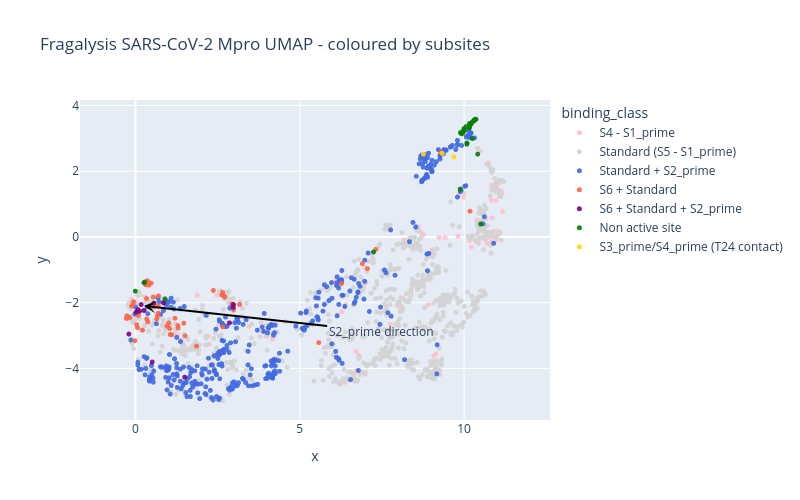

The cell this chart's notebook holds for it:
### Code cell
fig.add_annotation(
    x=end_umap[0][0],
    y=end_umap[0][1],
    ax=start_umap[0][0],
    ay=start_umap[0][1],
    xref="x", yref="y",
    axref="x", ayref="y",
    showarrow=True,
    arrowhead=3,
    arrowsize=1,
    arrowwidth=2,
    arrowcolor="black",
    text="S2_prime direction"
)

### Figure 1 — Plotly figure (JSON) as saved in the notebook; plotly's stock layout.template omitted (floating-point values rounded to 4 significant figures; data arrays with more than 128 entries replaced by an {"elided": "..."} marker saying what was removed)
{"data": [{"customdata": {"elided": "90x3 str values"}, "hovertemplate": "binding_class=S4 - S1_prime<br>x=%{x}<br>y=%{y}<br>pdb_id=%{customdata[0]}<br>subsites=%{customdata[1]}<br>smiles=%{customdata[2]}<extra></extra>", "legendgroup": "S4 - S1_prime", "marker": {"color": "pink", "opacity": 0.9, "size": 5, "symbol": "circle"}, "mode": "markers", "name": "S4 - S1_prime", "showlegend": true, "type": "scattergl", "x": [9.813, 9.832, 10.4, 10.83, 9.025, 9.236, 10.83, 10.47, 11.1, 10.92, 10.72, 10.98, 9.076, 10.7, 2.216, 10.67, 10.7, 10.97, 10.93, 3.976, 7.02, 10.85, 8.696, 9.98, 10.96, 10.49, 6.527, 6.993, 6.807, 10.86, 11.0, 1.873, 2.477, 0.2775, 0.3007, 8.606, 9.242, 2.25, 6.078, 5.779, 6.286, 7.639, 0.3682, 8.914, 11.08, 8.796, 6.781, 8.084, 8.138, 3.45, 10.46, 10.17, 8.112, 3.863, 7.97, 6.71, 6.624, -0.004671, -0.1279, 10.23, 10.31, 6.702, 7.691, 8.166, 0.8921, 8.389, 8.767, 11.09, 11.12, 4.169, 7.691, 9.147, 10.63, 10.29, 7.68, 11.14, 6.229, 10.25, 10.74, 7.754, 0.7469, 11.17, 10.48, 9.428, 6.299, 10.33, 10.35, 1.283, 10.94, 11.03], "xaxis": "x", "y": [0.02624, 1.283, 0.5065, 1.12, -0.3841, -0.02369, 1.568, 0.1728, 1.383, 1.472, -0.02112, 1.524, -3.623, -0.1857, -3.014, 0.005431, 0.004307, -0.08552, 0.01198, -3.019, -1.387, 0.5836, 0.1282, 1.207, 1.107, 0.4016, -4.359, -4.175, -3.601, 2.017, 1.434, -1.772, -1.773, -1.805, -1.447, 0.3062, -4.057, -3.263, -1.362, -1.55, -2.282, -2.084, -1.335, -2.062, 0.1172, -1.321, -1.734, -2.097, -1.865, -2.721, -0.08078, -0.1173, -2.243, -2.876, -2.093, -3.486, -2.963, -1.972, -1.892, -0.3044, 3.55, -4.077, 0.3166, -0.09261, -2.758, -1.588, 0.06805, 1.659, 1.407, -3.112, 0.3228, -3.555, -1.716, 3.516, 0.2603, 1.32, -4.489, 0.04544, 2.25, -2.66, -2.279, 0.7732, 2.612, -0.02252, -1.804, 3.586, -0.1201, -2.973, 1.452, 0.1749], "yaxis": "y"}, {"customdata": {"elided": "754x3 str values"}, "hovertemplate": "binding_class=Standard (S5 - S1_prime)<br>x=%{x}<br>y=%{y}<br>pdb_id=%{customdata[0]}<br>subsites=%{customdata[1]}<br>smiles=%{customdata[2]}<extra></extra>", "legendgroup": "Standard (S5 - S1_prime)", "marker": {"color": "lightgrey", "opacity": 0.9, "size": 5, "symbol": "circle"}, "mode": "markers", "name": "Standard (S5 - S1_prime)", "showlegend": true, "type": "scattergl", "x": {"elided": "754 float values"}, "xaxis": "x", "y": {"elided": "754 float values"}, "yaxis": "y"}, {"customdata": {"elided": "374x3 str values"}, "hovertemplate": "binding_class=Standard + S2_prime<br>x=%{x}<br>y=%{y}<br>pdb_id=%{customdata[0]}<br>subsites=%{customdata[1]}<br>smiles=%{customdata[2]}<extra></extra>", "legendgroup": "Standard + S2_prime", "marker": {"color": "royalblue", "opacity": 0.9, "size": 5, "symbol": "circle"}, "mode": "markers", "name": "Standard + S2_prime", "showlegend": true, "type": "scattergl", "x": {"elided": "374 float values"}, "xaxis": "x", "y": {"elided": "374 float values"}, "yaxis": "y"}, {"customdata": {"elided": "56x3 str values"}, "hovertemplate": "binding_class=S6 + Standard<br>x=%{x}<br>y=%{y}<br>pdb_id=%{customdata[0]}<br>subsites=%{customdata[1]}<br>smiles=%{customdata[2]}<extra></extra>", "legendgroup": "S6 + Standard", "marker": {"color": "tomato", "opacity": 0.9, "size": 5, "symbol": "circle"}, "mode": "markers", "name": "S6 + Standard", "showlegend": true, "type": "scattergl", "x": [6.268, 0.3119, 3.168, 2.928, 1.509, 0.6997, 2.722, 0.6652, 0.6509, 0.2141, 0.03741, 0.6906, 0.9643, 0.06167, 0.08808, 1.289, 1.056, 7.316, 9.294, 10.18, 0.07853, 2.652, 9.972, 7.06, 1.202, 0.295, 6.903, 0.4019, 1.009, 1.042, -0.06051, -0.1169, 0.5611, 1.858, 0.6937, 1.298, -0.2579, 2.629, 1.469, 2.677, 0.5404, 0.4755, 5.578, -0.01963, 0.3422, 0.4599, 2.37, 0.3745, 1.105, 0.363, 2.988, 2.65, 0.3363, -0.2761, -0.09449, -0.1732], "xaxis": "x", "y": [-1.417, -1.455, -2.055, -2.042, -3.009, -1.792, -1.832, -2.406, -2.493, -2.836, -2.673, -2.324, -2.715, -2.761, -2.39, -2.697, -2.968, -0.3779, 2.565, 0.7837, -2.269, -1.685, 3.235, -0.9656, -2.474, -1.403, -0.8123, -1.468, -2.618, -2.787, -1.974, -2.099, -2.132, -3.322, -2.09, -2.776, -2.401, -1.767, -2.623, -1.779, -1.827, -1.406, -3.215, -3.156, -2.497, -2.079, -1.627, -2.584, -2.976, -1.331, -2.217, -2.734, -1.874, -2.478, -2.084, -2.451], "yaxis": "y"}, {"customdata": [["SARS-a0232a.pdb_A_A_LIG", "['S6', 'S5', 'S4', 'S3', 'S2', 'S1', 'S1_prime', 'S2_prime']", "CNS(=O)(=O)OCC(=O)N[C@H](C)c1cc(Cl)cc(-c2ccc(S(N)(=O)=O)cc2)c1"], ["SARS-a1091a.pdb_A_A_LIG", "['S6', 'S5', 'S4', 'S3', 'S2', 'S1', 'S1_prime', 'S2_prime']", "CS(=O)(=O)NC[C@H]1CN(c2cncc3ccccc23)C(=O)[C@@]12CN(CCN1CC(F)(F)C1)C(=O)c1ccc(Cl)cc12"], ["SARS-a1091b.pdb_B_B_LIG", "['S6', 'S5', 'S4', 'S3', 'S2', 'S1', 'S1_prime', 'S2_prime']", "CS(=O)(=O)NC[C@H]1CN(c2cncc3ccccc23)C(=O)[C@@]12CN(CCN1CC(F)(F)C1)C(=O)c1ccc(Cl)cc12"], ["SARS-a1133b.pdb_B_B_LIG", "['S6', 'S5', 'S4', 'S3', 'S2', 'S1', 'S1_prime', 'S2_prime']", "CS(=O)(=O)NC[C@H]1CN(c2cncc3ccccc23)C(=O)[C@@]12CN(CCN1CCC3(COC3)C1)C(=O)c1ccc(Cl)cc12"], ["5rh5-a.pdb_A_A_LIG", "['S6', 'S5', 'S4', 'S3', 'S2', 'S1', 'S1_prime', 'S2_prime']", "CCC(=O)N(c1cc(C(C)(C)C)on1)[C@@H](C(=O)Nc1ccc(OC)cc1C)c1cccnc1"], ["5rh9-a.pdb_A_A_LIG", "['S6', 'S5', 'S4', 'S3', 'S2', 'S1', 'S1_prime', 'S2_prime']", "CCC(=O)N(c1ccc([C@H](C)OC)cc1)[C@@H](C(=O)Nc1ccc(OC)cc1C)c1cccnc1"], ["7gc5-a.pdb_A_A_LIG", "['S6', 'S5', 'S4', 'S3', 'S2', 'S1', 'S1_prime', 'S2_prime']", "CC(=O)NCCc1c[nH]c2c(CN3CCN(C(C)=O)CC3)cccc12"], ["7vvp-a.pdb_B_B_LIG", "['S6', 'S5', 'S4', 'S3', 'S2', 'S1', 'S1_prime', 'S2_prime']", "COc1cccc2[nH]c(C(=O)N[C@@H](CC(C)C)C(=O)N[C@@H](C[C@@H]3CCNC3=O)C(=O)COP(=O)(O)O)cc12"], ["7ghm-a.pdb_A_A_LIG", "['S6', 'S5', 'S4', 'S3', 'S2', 'S1', 'S1_prime', 'S2_prime']", "O=C1C[C@H](Oc2cc(Cl)cc(OCCNC(=O)c3cc(=O)[nH]c4ccccc34)c2)N1"], ["7ghm-b.pdb_B_B_LIG", "['S6', 'S5', 'S4', 'S3', 'S2', 'S1', 'S1_prime', 'S2_prime']", "O=C1C[C@H](Oc2cc(Cl)cc(OCCNC(=O)c3cc(=O)[nH]c4ccccc34)c2)N1"], ["5rl2-a.pdb_A_A_LIG", "['S6', 'S5', 'S4', 'S3', 'S2', 'S1', 'S1_prime', 'S2_prime']", "CCC(=O)N(c1ccc(C(C)(C)C)cc1)[C@@H](C(=O)NCCOC)c1cccnc1"], ["5rl0-a.pdb_A_A_LIG", "['S6', 'S5', 'S4', 'S3', 'S2', 'S1', 'S1_prime', 'S2_prime']", "CCOC(=O)CCNC(=O)[C@@H](c1cccnc1)N(C(=O)CC)c1ccc(C(C)(C)C)cc1"], ["7vlq-a.pdb_A_A_LIG", "['S6', 'S5', 'S4', 'S3', 'S2', 'S1', 'S1_prime', 'S2_prime']", "CC(C)(C)[C@H](NC(=O)C(F)(F)F)C(=O)N1C[C@H]2[C@@H]([C@H]1C(=O)N[C@H](C=N)C[C@@H]1CCNC1=O)C2(C)C"]], "hovertemplate": "binding_class=S6 + Standard + S2_prime<br>x=%{x}<br>y=%{y}<br>pdb_id=%{customdata[0]}<br>subsites=%{customdata[1]}<br>smiles=%{customdata[2]}<extra></extra>", "legendgroup": "S6 + Standard + S2_prime", "marker": {"color": "purple", "opacity": 0.9, "size": 5, "symbol": "circle"}, "mode": "markers", "name": "S6 + Standard + S2_prime", "showlegend": true, "type": "scattergl", "x": [0.07413, 0.5089, 0.2615, 2.861, 1.498, 0.01879, 2.98, 2.977, -0.2017, 0.1741, 0.5586, 0.1227, 0.8521], "xaxis": "x", "y": [-2.212, -3.806, -2.236, -2.614, -4.268, -2.29, -2.057, -2.141, -2.955, -2.058, -2.016, -2.261, -2.001], "yaxis": "y"}, {"customdata": [["5red-a.pdb_A_A_LIG", "['others']", "c1ccc(SCCN2CCOCC2)cc1"], ["5re6-a.pdb_A_A_LIG", "['others']", "CC(=O)Nc1ccc(Oc2ncccn2)cc1"], ["5rec-a.pdb_A_A_LIG", "['others']", "Oc1ccccc1CNc1nc2ccccc2[nH]1"], ["5rgr-a.pdb_A_A_LIG", "['others']", "CC(C)N(C)c1ncnc2c1cnn2C"], ["5rgr-b.pdb_A_A_LIG", "['others']", "CC(C)N(C)c1ncnc2c1cnn2C"], ["7ghk-a.pdb_A_A_LIG", "['others']", "CNCc1c[nH]c2ccc(F)cc12"], ["5rf0-a.pdb_A_A_LIG", "['others']", "OCC1(c2ccccn2)CCCC1"], ["5rf9-a.pdb_A_A_LIG", "['others']", "C[C@H]1CN(C(=O)Cn2cccn2)CCO1"], ["5rea-a.pdb_A_A_LIG", "['others']", "O=C(c1ccc2c(c1)OCO2)N1CCCCCC1"], ["5rfc-a.pdb_A_A_LIG", "['others']", "COC(=O)Nc1sc(C)nc1-c1ccccc1"], ["5reg-a.pdb_A_A_LIG", "['others']", "NC(=O)c1ccc(NC(=O)[C@@H]2CCCO2)cc1"], ["5rgq-a.pdb_A_A_LIG", "['others']", "Cc1cc(F)ccc1CS(N)(=O)=O"], ["5rf4-a.pdb_A_A_LIG", "['others']", "Oc1ccccn1"], ["5rf5-a.pdb_A_A_LIG", "['others']", "O=S1(=O)CC(O)C1"], ["5re5-a.pdb_A_A_LIG", "['others']", "NC(=O)C1CCN(C(=O)Nc2ccccc2)CC1"], ["7gdt-a.pdb_A_A_LIG", "['others']", "Cc1c([C@@H](C)C(=O)O)ccc2c1[nH]c1ccc(Cl)cc12"], ["5ree-a.pdb_A_A_LIG", "['others']", "C[C@@H]1[C@@H](O)CCCN1Cc1ccccc1"], ["5re7-a.pdb_A_A_LIG", "['others']", "CC(=O)NCc1ccc(S(N)(=O)=O)cc1"], ["5rgs-a.pdb_A_A_LIG", "['others']", "OC[C@H]1CN(Cc2ccccc2)CCO1"], ["5rfb-a.pdb_A_A_LIG", "['others']", "CCNCc1cn(C)nn1"], ["5ref-a.pdb_A_A_LIG", "['others']", "COC(=O)c1cccc(NS(C)(=O)=O)c1"], ["5rgg-a.pdb_A_A_LIG", "['others']", "CN1CCN(C(=O)Nc2ccccc2)CC1"], ["7gij-b.pdb_A_A_LIG", "['others']", "CN(C)C(=O)C[C@@]1(C(=O)Nc2cncc3ccccc23)CCOc2ccc(Cl)cc21"], ["5rh4-a.pdb_A_A_LIG", "['others']", "C[C@@H](C(=O)O)c1ccc2c(c1)[nH]c1ccc(Cl)cc12"], ["5rfd-a.pdb_A_A_LIG", "['others']", "CS(=O)(=O)Cc1nc2ccccc2[nH]1"], ["5rei-a.pdb_A_A_LIG", "['others']", "Clc1cccc(CN2CCOCC2)c1"], ["5rfa-a.pdb_A_A_LIG", "['others']", "Cn1ccc(C(=O)NC[C@@H]2CCCO2)n1"], ["5re8-a.pdb_A_A_LIG", "['others']", "Fc1cccc(CNCc2ccco2)c1"], ["5rgj-a.pdb_A_A_LIG", "['others']", "c1cnc(N2CC[C@]3(CCOC3)C2)cn1"]], "hovertemplate": "binding_class=Non active site<br>x=%{x}<br>y=%{y}<br>pdb_id=%{customdata[0]}<br>subsites=%{customdata[1]}<br>smiles=%{customdata[2]}<extra></extra>", "legendgroup": "Non active site", "marker": {"color": "green", "opacity": 0.9, "size": 5, "symbol": "circle"}, "mode": "markers", "name": "Non active site", "showlegend": true, "type": "scattergl", "x": [10.33, -0.004788, 10.25, 10.17, 10.3, 0.2809, 10.34, 7.245, 10.25, 10.22, 9.889, 10.51, 10.3, 10.3, 0.2598, 10.17, 10.08, 9.962, 10.09, 10.16, 9.884, 10.01, 0.8954, 10.16, 9.991, 10.36, 10.42, 10.05, 9.921], "xaxis": "x", "y": [3.567, -1.649, 2.995, 3.454, 3.535, -1.373, 3.584, -0.4561, 3.499, 3.442, 3.176, 0.3931, 3.546, 3.547, -1.391, 3.343, 2.823, 3.158, 2.857, 3.376, 1.456, 3.238, -1.887, 3.32, 3.291, 3.582, 2.521, 3.357, 3.138], "yaxis": "y"}, {"customdata": [["5rg3-a.pdb_A_A_LIG", "['S1', 'S1_prime', 'S2_prime', 'S3_prime', 'S4_prime']", "C=CCNC(=O)[C@H](CC(N)=O)NC(C)=O"], ["5rev-a.pdb_A_A_LIG", "['S3', 'S2', 'S1', 'S1_prime', 'S2_prime', 'S3_prime', 'S4_prime']", "CC(=O)Nc1cccc(C(=O)N2CCSCC2)c1"], ["7gf8-a.pdb_A_A_LIG", "['S3', 'S2', 'S1', 'S1_prime', 'S2_prime', 'S3_prime', 'S4_prime']", "CC(=O)c1cc(C)n(NC(=O)c2n[nH]c(=O)c3ccccc23)c1C"]], "hovertemplate": "binding_class=S3_prime/S4_prime (T24 contact)<br>x=%{x}<br>y=%{y}<br>pdb_id=%{customdata[0]}<br>subsites=%{customdata[1]}<br>smiles=%{customdata[2]}<extra></extra>", "legendgroup": "S3_prime/S4_prime (T24 contact)", "marker": {"color": "gold", "opacity": 0.9, "size": 5, "symbol": "circle"}, "mode": "markers", "name": "S3_prime/S4_prime (T24 contact)", "showlegend": true, "type": "scattergl", "x": [9.334, 9.689, 8.762], "xaxis": "x", "y": [2.544, 2.436, 2.517], "yaxis": "y"}], "layout": {"annotations": [{"arrowcolor": "black", "arrowhead": 3, "arrowsize": 1, "arrowwidth": 2, "ax": 7.476, "axref": "x", "ay": -2.89, "ayref": "y", "showarrow": true, "text": "S2_prime direction", "x": 0.2557, "xref": "x", "y": -2.102, "yref": "y"}], "height": 500, "legend": {"title": {"text": "binding_class"}, "tracegroupgap": 0}, "title": {"text": "Fragalysis SARS-CoV-2 Mpro UMAP - coloured by subsites"}, "width": 800, "xaxis": {"anchor": "y", "domain": [0, 1], "title": {"text": "x"}}, "yaxis": {"anchor": "x", "domain": [0, 1], "scaleanchor": "x", "scaleratio": 1, "title": {"text": "y"}}}}
